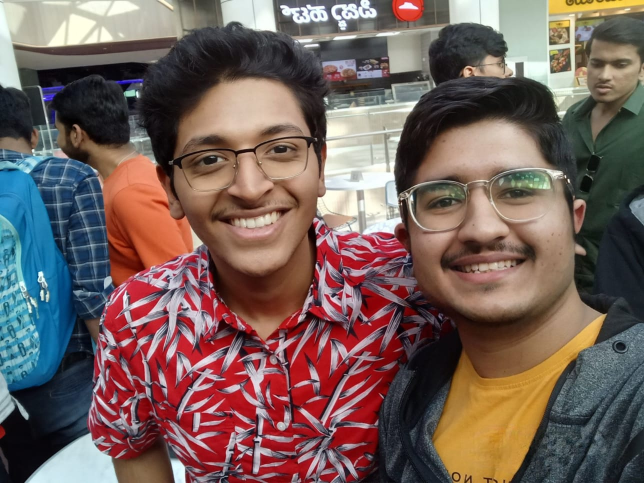
#> input picture Resources/iandme.jpeg, 1288 x 966 px (shown at 1/2 size)
$ python chapter3-resizing_and_cropping.py
#> lines starting #> are read from the running program, lines starting #| are printed output that depends on the picture
import cv2

img = cv2.imread("Resources/iandme.jpeg")
#> img is the input picture: shape (966, 1288, 3); mean B, G, R 90.5, 95.7, 116.9
print(img.shape)
#| (966, 1288, 3)

imgResize = cv2.resize(img, (250, 500))
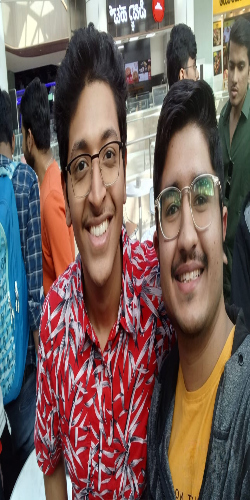
#> imgResize: shape (500, 250, 3); mean B, G, R 90.4, 95.6, 116.8
print(imgResize.shape)
#| (500, 250, 3)

imgCropped = img[0:200, 200:500]
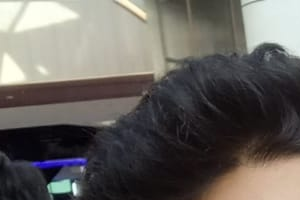
#> imgCropped: shape (200, 300, 3); mean B, G, R 94.5, 98.6, 102.7

cv2.imshow("Resized Image", imgResize)
cv2.imshow("Original Image", img)
cv2.imshow("Cropped Image", imgCropped)
cv2.waitKey(0)

$ run again, with Resources/cards.png saved as Resources/iandme.jpeg
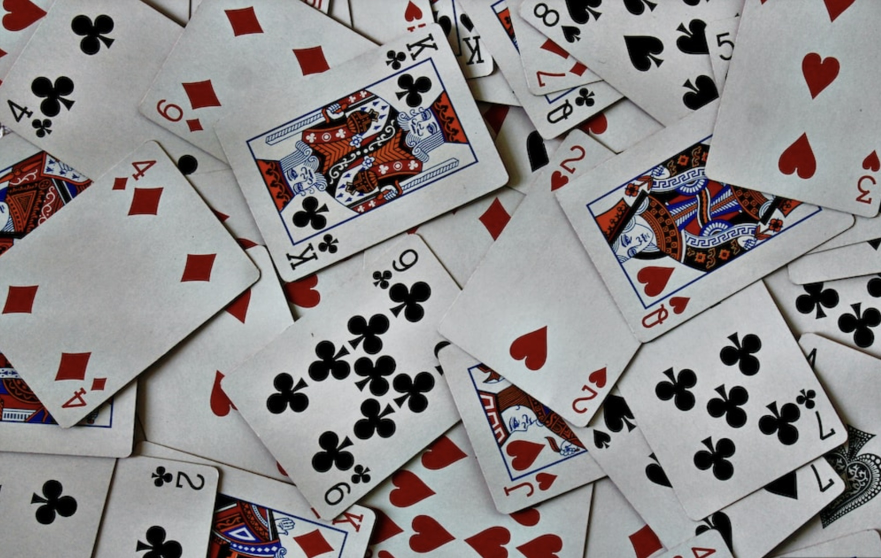
#> input picture Resources/cards.png, 1762 x 1116 px (shown at 1/2 size)
#> img is the input picture: shape (1116, 1762, 3); mean B, G, R 139.5, 139, 142.5
#| (1116, 1762, 3)
#> `imgResize = cv2.resize(img, (250, 500))`:
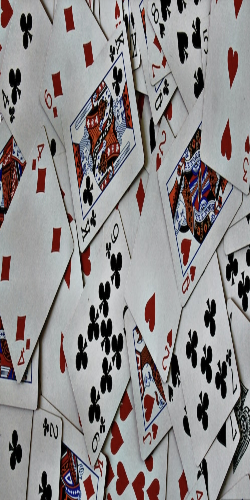
#> imgResize: shape (500, 250, 3); mean B, G, R 139.4, 139, 142.4
#| (500, 250, 3)
#> `imgCropped = img[0:200, 200:500]`:
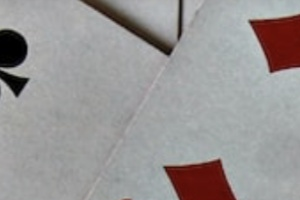
#> imgCropped: shape (200, 300, 3); mean B, G, R 150, 150.3, 153.3
